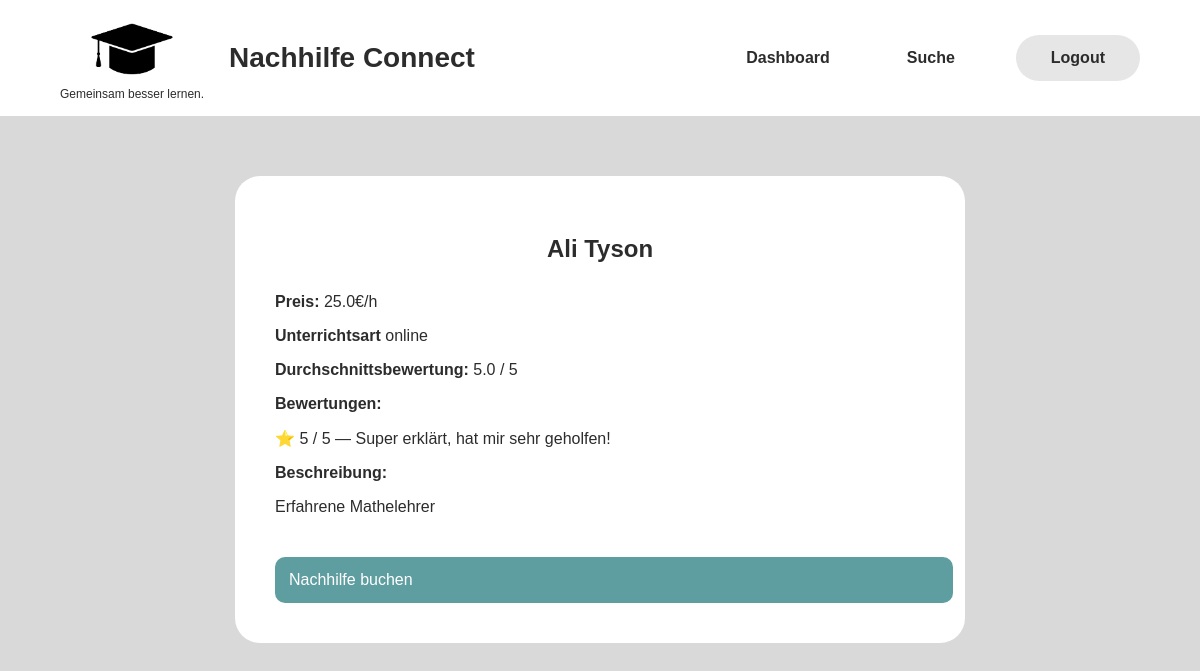
/lehrerprofil/1, run on the app's committed database.
### models.py (models this page shows)
class User(db.Model):
    __tablename__ = "users"
    id = db.Column(db.Integer, primary_key=True)
    vorname = db.Column(db.String(100), nullable=False)
    nachname = db.Column(db.String(100), nullable=False)
    rolle = db.Column(db.String(20), nullable=False)                   #Schüler / lehrer
    ist_gesperrt = db.Column(
        db.Boolean,
        nullable=False,
        default=False
    )
    telefon = db.Column(db.String(30), nullable=True)
    email = db.Column(db.String(120), unique=True, nullable=False)
    passwort = db.Column(db.String(255), nullable=False)
    buchungen_als_lehrer = db.relationship('Buchung', foreign_keys='Buchung.lehrer_id')

class LehrerProfil(db.Model):
    __tablename__ = "lehrer_profile"
    id = db.Column(db.Integer, primary_key=True)
    user_id = db.Column(db.Integer, db.ForeignKey('users.id'))
    user = db.relationship('User')
    faecher = db.relationship('LehrerFach')
    lehrer_typ = db.Column(db.String(30), nullable=False)                        #student / lehrer / tutor
    beschreibung = db.Column(db.Text)
    erfahrung_jahre = db.Column(db.Integer, nullable=True)
    unterrichtsart = db.Column(db.String(30), nullable=False)                    #online / vor_ort / beides
    stundenpreis = db.Column(db.Float)
    durchschnittsbewertung = db.Column(db.Numeric(3, 2), nullable=True, default=0)
    bewertungsanzahl = db.Column(db.Integer, nullable=False, default=0)
    verfuegbar = db.Column(db.Boolean, nullable=False, default=True)
    ort = db.Column(db.String(200), nullable=True)
    verifizierungs_status = db.Column(db.String(30), nullable=False, default="ausstehend")

class Bewertung(db.Model):
    __tablename__ = "bewertung"
    id = db.Column(db.Integer, primary_key=True)
    buchung_id = db.Column(db.Integer, db.ForeignKey("buchung.id"), unique=True, nullable=False)
    bewerter_id = db.Column(db.Integer, db.ForeignKey("users.id"), nullable=False)
    bewertet_id = db.Column(db.Integer, db.ForeignKey("users.id"), nullable=False)
    sterne = db.Column(db.Integer, nullable=False)
    kommentar = db.Column(db.Text, nullable=True)
    erstellt_am = db.Column(db.DateTime, nullable=False, default=datetime.utcnow)

### app.py (the view)
@app.route('/lehrerprofil/<int:id>')
def teacher_profile(id):
    lehrer = LehrerProfil.query.get(id)
    bewertungen = []
    for buchung in lehrer.user.buchungen_als_lehrer:
        if buchung.bewertung:
            bewertungen.append(buchung.bewertung)
    if bewertungen:
        durchschnitt = sum(b.sterne for b in bewertungen) / len(bewertungen)
    else:
        durchschnitt = 0
    return render_template(
        'teacher_profile.html',
        lehrer=lehrer,
        bewertungen=bewertungen,
        durchschnitt=durchschnitt
    )

### templates/teacher_profile.html (shortened to what this page needs)
<!DOCTYPE html>
<html lang="de">
<head>
    <link rel="stylesheet" href="{{ url_for('static', filename='css/style.css') }}">
</head>
<body>
    <header>
        <div class="header-left">
        <div class="logo">
            <img src="{{ url_for('static', filename='images/logo.png') }}" alt="Nachhilfe Connect Logo">
            <p>Gemeinsam besser lernen.</p>
        </div>
        <h1>Nachhilfe Connect</h1>
</div>
        <nav>
            <ul>
            <li><a href="{{ url_for('student_dashboard') }}">Dashboard</a></li>
            <li><a href="{{ url_for('teacher_search') }}">Suche</a></li>
            <li><a class="login-button" href="{{ url_for('logout') }}">Logout</a></li>
            </ul>
        </nav>
    </header>
    <main>
        <section class="profile-container">
             <div class="profile-card">
                 <h2>{{ lehrer.user.vorname }} {{ lehrer.user.nachname }}</h2>
                 <p><strong>Preis:</strong> {{ lehrer.stundenpreis }}€/h</p>
                 <p><strong>Unterrichtsart</strong> {{ lehrer.unterrichtsart }}</p>
                 <p><strong>Durchschnittsbewertung:</strong> {{ "%.1f"|format(durchschnitt) }} / 5</p>
            {% if bewertungen  %}
                    <p><strong>Bewertungen:</strong></p>
                    {% for bewertung in bewertungen  %}
                            <p>⭐ {{ bewertung.sterne }} / 5 — {{ bewertung.kommentar }}</p>
                    {% endfor %}
                    {% else %}
                    <p><strong>Bewertungen:</strong> Noch keine Bewertungen vorhanden.</p>
            {% endif %}
                 <p><strong>Beschreibung:</strong></p>
                 <p>
                    {{ lehrer.beschreibung }}
                 </p>
              <a href="{{ url_for('booking_teacher', lehrer_id=lehrer.id) }}"  class="booking-btn">
                Nachhilfe buchen
              </a>
            </div>
        </section>
    </main>
</body>
</html>

### static/css/style.css (style rules this page uses)
body { margin: 0; font-family: Arial, sans-serif; color: #2c2c2c; background-color: #d9d9d9; }
header { background-color: #ffffff; padding: 15px 60px; display: flex; justify-content: space-between; align-items: center; }
.logo { text-align: center; }
.logo img { max-width: 90px; height: auto; }
.logo p { font-size: 12px; margin: 0; }
header h1 { font-size: 28px; margin: 0; }
.header-left { display: flex; align-items: center; gap: 25px; }
nav ul { list-style-type: none; margin: 0; padding: 0; overflow: hidden; display: flex; align-items: center; gap: 45px; }
nav li { float: left; }
nav li a { display: block; color: #2c2c2c; text-align: center; padding: 14px 16px; text-decoration: none; font-weight: bold; }
.login-button { background-color: #e6e6e6; border-radius: 30px; padding: 14px 35px; }
.profile-container { display: flex; justify-content: center; margin-top: 60px; }
.profile-card { background-color: white; width: 650px; padding: 40px; border-radius: 25px; }
.profile-card h2 { text-align: center; margin-bottom: 30px; }
.booking-btn { display: inline-block; margin-top: 25px; background-color: #5f9ea0; color: white; text-decoration: none; padding: 12px 20px; border-radius: 10px; }
.booking-btn { width: 100%; padding: 14px; background-color: #5f9ea0; color: white; border: none; border-radius: 10px; font-size: 16px; cursor: pointer; }

### data on the page
User: user.vorname "Ali", user.nachname "Tyson"
LehrerProfil: stundenpreis "25.0", unterrichtsart "online", beschreibung "Erfahrene Mathelehrer"
Bewertung: sterne "5", kommentar "Super erklärt, hat mir sehr geholfen!"

### other printed values
{{ "%.1f"|format(durchschnitt) }} "5.0"
